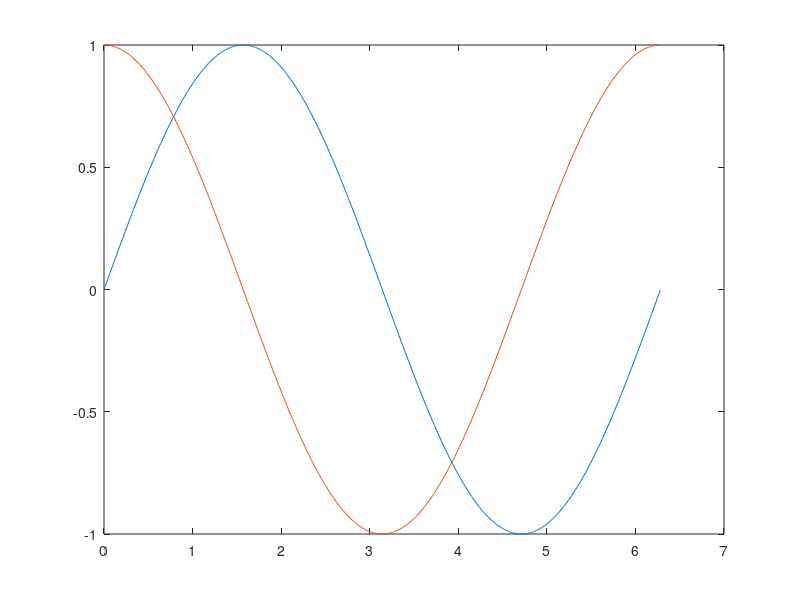

Reproduce this figure in MATLAB.
%%% Plot sin and cos

% This simple program plots the sin and cos for values between 0 and 2pi

% First we declare an array of values for the x-axis and calculate the
% values of the y-axis

x = 0:0.01:2*pi;
y1 = sin(x);
y2 = cos(x);

% Now we plot both in the same figure
plot(x,y1);
hold on; % This command allows us to keep the previous graph
plot(x,y2);